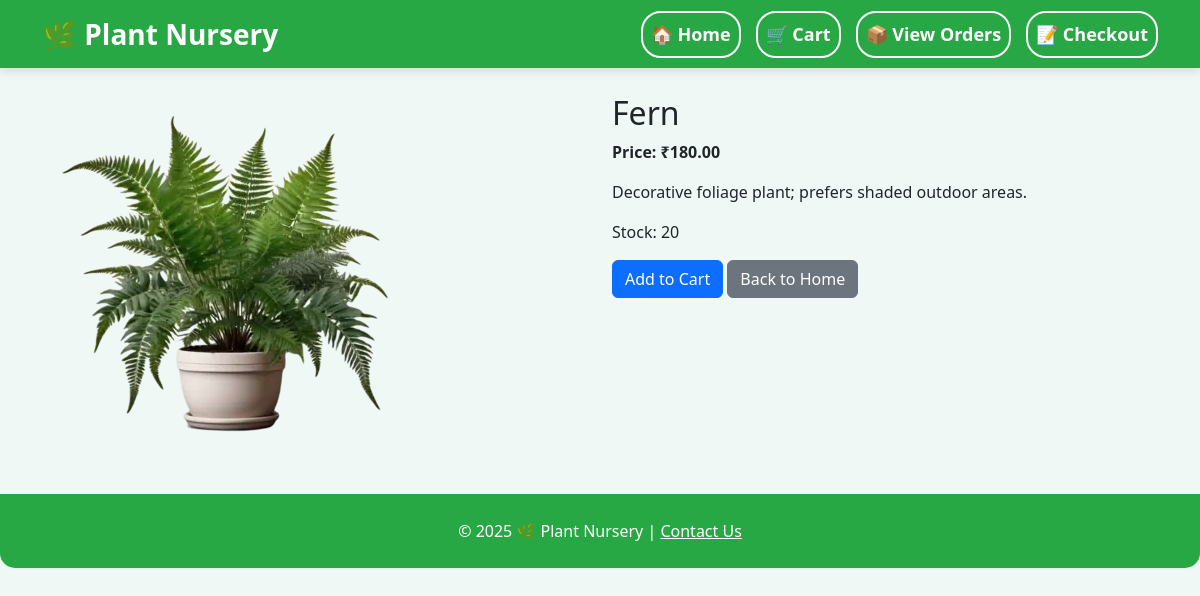
The app's page /plant/fern/ with its own data.
### shop/models.py (models this page shows, shortened)
class Plant(models.Model):
    category = models.ForeignKey('Category', on_delete=models.CASCADE)
    name = models.CharField(max_length=200)
    slug = models.SlugField(unique=True, blank=True)
    description = models.TextField()
    price = models.DecimalField(max_digits=8, decimal_places=2)
    stock = models.PositiveIntegerField()
    image = models.ImageField(upload_to='plants/', default='plants/default.png') # stores images in media/plants/

### shop/views.py (the view)
# urls.py: path('plant/<slug:slug>/', views.plant_detail, name='plant_detail'),
def plant_detail(request, slug):
    plant = get_object_or_404(Plant, slug=slug)
    return render(request, 'shop/plant_detail.html', {'plant': plant})

### shop/templates/shop/plant_detail.html (shortened to what this page needs)
{% extends "shop/base.html" %}
{% block content %}
<div class="row">
    <div class="col-md-6">
        <img src="{{ plant.image.url }}" alt="{{ plant.name }}" class="img-fluid">
    </div>
    <div class="col-md-6">
        <h2>{{ plant.name }}</h2>
        <p class="fw-bold">Price: ₹{{ plant.price }}</p>
        <p>{{ plant.description }}</p>
        <p>Stock: {{ plant.stock }}</p>
        <a href="{% url 'cart:cart_add' plant.id %}" class="btn btn-primary">Add to Cart</a>
        <a href="{% url 'shop:home' %}" class="btn btn-secondary">Back to Home</a>
    </div>
</div>
{% endblock %}

### shop/templates/shop/base.html (style rules this page uses)
body { padding-top: 70px; background-color: #f0f8f5; }

### records on screen
Plant: image (picture), name "Fern", price "180.00", description "Decorative foliage plant; prefers shaded outdoor areas.", stock "20"
